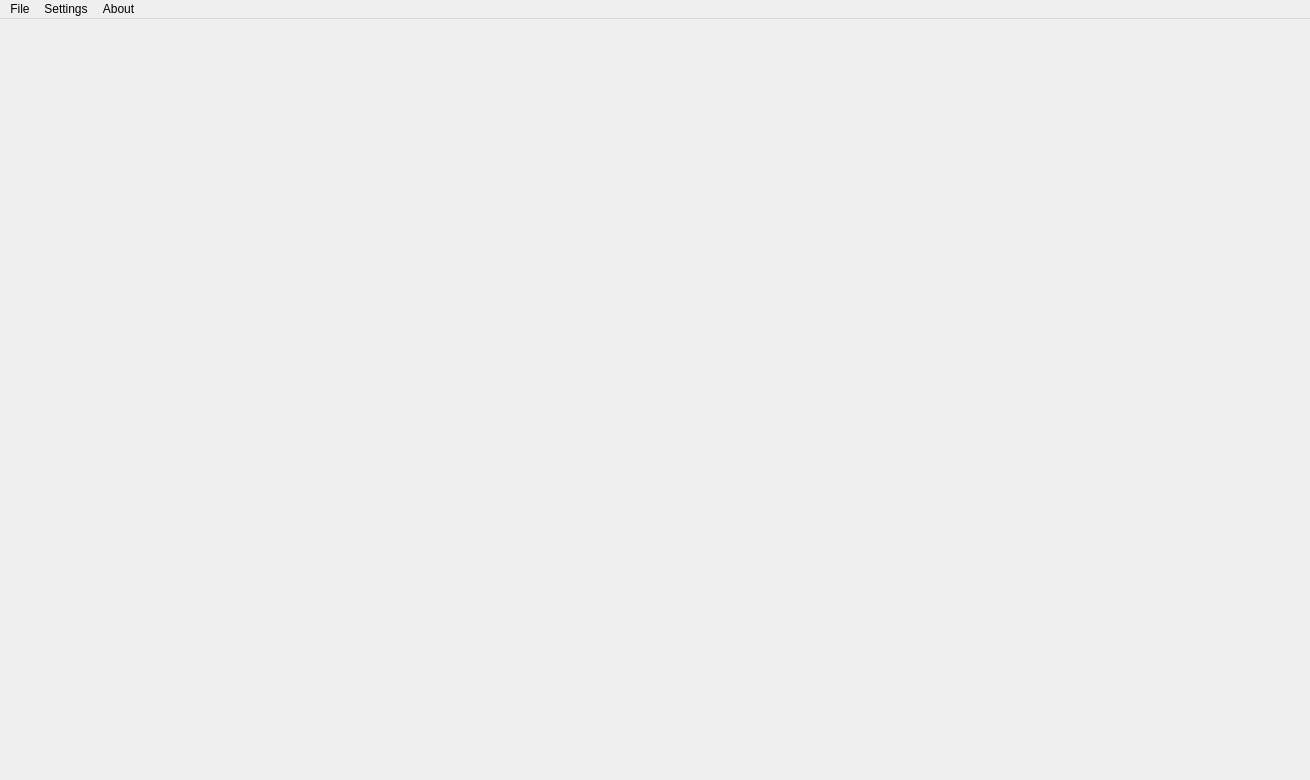
<?xml version="1.0" encoding="UTF-8"?>
<ui version="4.0">
 <class>MainWindow</class>
 <widget class="QMainWindow" name="MainWindow">
  <property name="geometry">
   <rect>
    <x>0</x>
    <y>0</y>
    <width>1310</width>
    <height>780</height>
   </rect>
  </property>
  <property name="windowTitle">
   <string>MainWindow</string>
  </property>
  <widget class="QWidget" name="centralWidget"/>
  <widget class="QMenuBar" name="menuBar">
   <property name="geometry">
    <rect>
     <x>0</x>
     <y>0</y>
     <width>1310</width>
     <height>21</height>
    </rect>
   </property>
   <widget class="QMenu" name="menuFile">
    <property name="title">
     <string>File</string>
    </property>
    <addaction name="actionSave"/>
    <addaction name="actionSave_As"/>
    <addaction name="actionLoad_Game"/>
   </widget>
   <widget class="QMenu" name="menuAbout">
    <property name="title">
     <string>Settings</string>
    </property>
    <addaction name="actionVolume"/>
   </widget>
   <widget class="QMenu" name="menuAbout_2">
    <property name="title">
     <string>About</string>
    </property>
    <addaction name="actionDevelopers"/>
   </widget>
   <addaction name="menuFile"/>
   <addaction name="menuAbout"/>
   <addaction name="menuAbout_2"/>
  </widget>
  <action name="actionSave">
   <property name="text">
    <string>Save</string>
   </property>
  </action>
  <action name="actionSave_As">
   <property name="text">
    <string>Save As</string>
   </property>
  </action>
  <action name="actionLoad_Game">
   <property name="text">
    <string>Load Game</string>
   </property>
  </action>
  <action name="actionDevelopers">
   <property name="text">
    <string>Developers</string>
   </property>
  </action>
  <action name="actionVolume">
   <property name="text">
    <string>Volume</string>
   </property>
  </action>
 </widget>
 <layoutdefault spacing="6" margin="11"/>
 <resources/>
 <connections/>
</ui>
